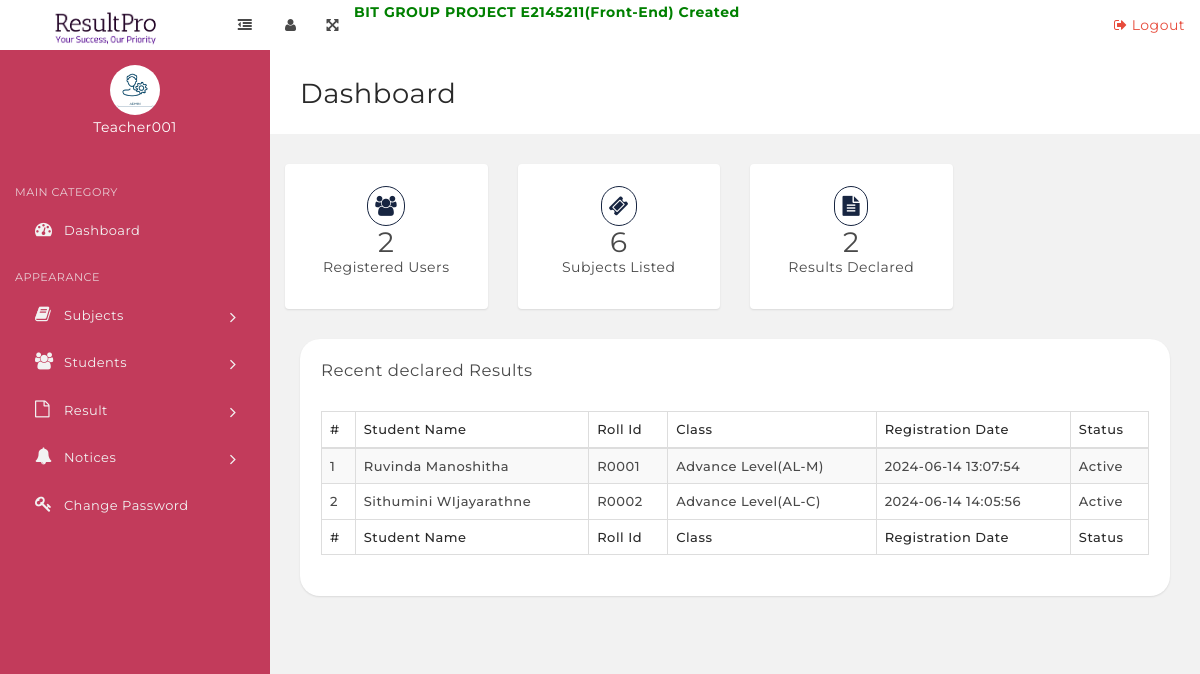
Page /ResultPro/teacher-dash.php on the committed database.
### tables this page shows
CREATE TABLE `tblstudents` (
  `StudentId` int(11) NOT NULL,
  `StudentName` varchar(100) DEFAULT NULL,
  `RollId` varchar(100) DEFAULT NULL,
  `StudentEmail` varchar(100) DEFAULT NULL,
  `Gender` varchar(10) DEFAULT NULL,
  `DOB` varchar(100) DEFAULT NULL,
  `ClassId` int(11) DEFAULT NULL,
  `RegDate` timestamp NULL DEFAULT current_timestamp(),
  `UpdationDate` timestamp NULL DEFAULT NULL,
  `Status` int(1) DEFAULT NULL
);

### ResultPro/teacher-dash.php (the view, shortened to what this page needs)
<?php
include('includes/config.php');
if(strlen($_SESSION['alogin'])=="")
{   header("Location: index.php"); }else{
?>
              <?php include('includes/teacher-topbar.php');?>
            <div class="content-wrapper">
                <div class="content-container">
                    <?php include('includes/teacher-leftbar.php');?>
                    <div class="main-page">
                        <div class="container-fluid">
                            <div class="row page-title-div">
                                <div class="col-sm-6">
                                    <h2 class="title">Dashboard</h2>
                                </div>
                            </div>
                        </div>
                        <section class="section">
                            <div class="container-fluid">
                                <div class="row">
                                    <div class="col-lg-3 col-md-3 col-sm-6 col-xs-12 text-center">
                                        <a class="dashboard-stat bg-white" href="manage-students-teacher.php">
<?php
$sql1 ="SELECT StudentId from tblstudents ";
$query1 = $dbh -> prepare($sql1);
$query1->execute();
$totalstudents=$query1->rowCount();
?>
<span class="bg-icon"><i class="fa fa-users"></i></span>
                                            <span class="number counter"><?php echo htmlentities($totalstudents);?></span>
                                            <span class="name">Registered Users</span>
                                        </a>
                                    </div>
                                    <div class="col-lg-3 col-md-3 col-sm-6 col-xs-12 text-center" >
                                        <a class="dashboard-stat bg-white" href="manage-subjects-teacher.php">
<?php
$sql ="SELECT id from  tblsubjects ";
$query = $dbh -> prepare($sql);
$query->execute();
$totalsubjects=$query->rowCount();
?>
 <span class="bg-icon"><i class="fa fa-ticket"></i></span>
                                            <span class="number counter"><?php echo htmlentities($totalsubjects);?></span>
                                            <span class="name">Subjects Listed</span>
                                        </a>
                                    </div>
                                    <div class="col-lg-3 col-md-3 col-sm-6 col-xs-12 text-center">
                                        <a class="dashboard-stat bg-white" href="manage-results-teacher.php">
                                        <?php
$sql3="SELECT  distinct StudentId from  tblresult ";
$query3 = $dbh -> prepare($sql3);
$query3->execute();
$totalresults=$query3->rowCount();
?> <span class="bg-icon"><i class="fa fa-file-text"></i></span>
                                            <span class="number counter"><?php echo htmlentities($totalresults);?></span>
                                            <span class="name">Results Declared</span>
                                        </a>
                                    </div>
                                </div>
<section class="section">
                            <div class="container-fluid">
                                <div class="row">
                                    <div class="col-md-12">
                                        <div class="panel">
                                            <div class="panel-heading">
                                                <div class="panel-title">
                                                    <h5>Recent declared Results</h5>
                                                </div>
                                            </div>
                                            <div class="panel-body p-20">
                                                <table id="example" class="display table table-striped table-bordered" cellspacing="0" width="100%">
                                                    <thead>
                                                        <tr>
                                                            <th>#</th>
                                                            <th>Student Name</th>
                                                            <th>Roll Id</th>
                                                            <th>Class</th>
                                                            <th>Registration Date</th>
                                                            <th>Status</th>
                                                        </tr>
                                                    </thead>
                                                    <tfoot>
                                                        <tr>
                                                          <th>#</th>
                                                            <th>Student Name</th>
                                                            <th>Roll Id</th>
                                                            <th>Class</th>
                                                            <th>Registration Date</th>
                                                            <th>Status</th>
                                                        </tr>
                                                    </tfoot>
                                                    <tbody>
<?php $sql = "SELECT  distinct tblstudents.StudentName,tblstudents.RollId,tblstudents.RegDate,tblstudents.StudentId,tblstudents.Status,tblclasses.ClassName,tblclasses.Section from tblresult join tblstudents on tblstudents.StudentId=tblresult.StudentId  join tblclasses on tblclasses.id=tblresult.ClassId";
$query = $dbh->prepare($sql);
$query->execute();
$results=$query->fetchAll(PDO::FETCH_OBJ);
$cnt=1;
if($query->rowCount() > 0)
{
foreach($results as $result)
{   ?>
<tr>
 <td><?php echo htmlentities($cnt);?></td>
                                                            <td><?php echo htmlentities($result->StudentName);?></td>
                                                            <td><?php echo htmlentities($result->RollId);?></td>
                                                            <td><?php echo htmlentities($result->ClassName);?>(<?php echo htmlentities($result->Section);?>)</td>
                                                            <td><?php echo htmlentities($result->RegDate);?></td>
                                                             <td><?php if($result->Status==1){
echo htmlentities('Active');
}
else{
   echo htmlentities('Blocked');
}
                                                                ?></td>
</tr>
<?php $cnt=$cnt+1;}} ?>
                                                    </tbody>
                                                </table>
                                            </div>
                                        </div>
                                    </div>
                                                </div>
                                            </div>
                                        </div>
                                    </div>
                                </div>
                            </div>
                            </div>
     <?php include('includes/footer.php');?>
<?php } ?>

### rows in the picture
tblstudents: StudentName "Ruvinda Manoshitha", RollId "R0001", ClassName "Advance Level", Section "AL-M", RegDate "2024-06-14 13:07:54"
tblstudents: StudentName "Sithumini WIjayarathne", RollId "R0002", ClassName "Advance Level", Section "AL-C", RegDate "2024-06-14 14:05:56"

### other values in the picture
$totalstudents "2"
$totalsubjects "6"
$totalresults "2"
